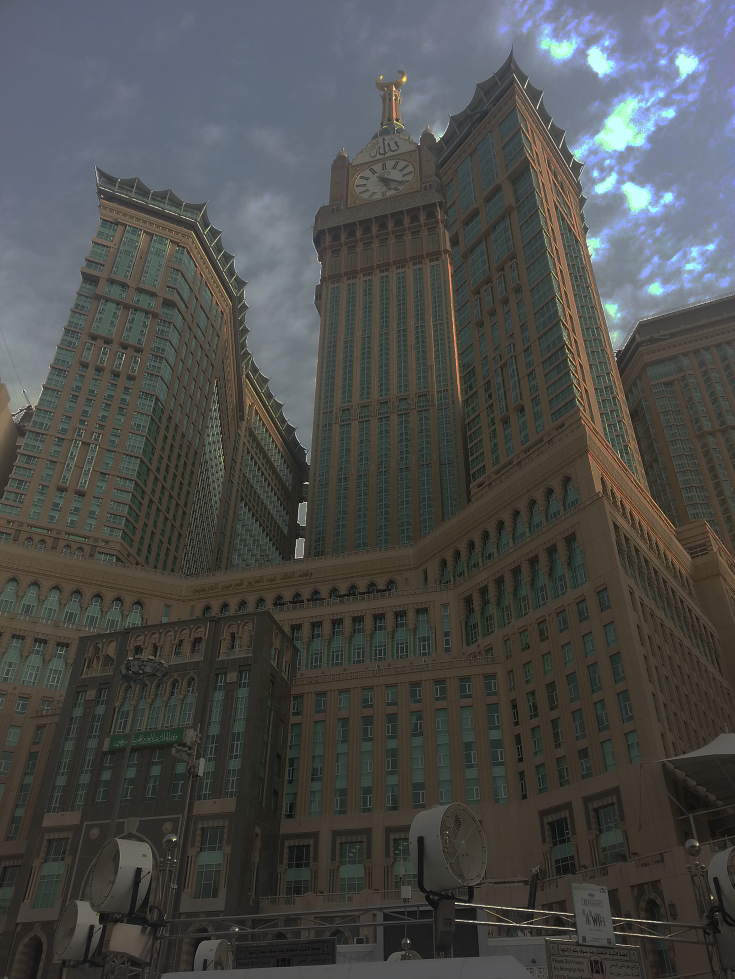
#> input picture projects/09_image_processing/images_input/(4).png, 1469 x 1958 px (shown at 1/2 size)
$ python test1.py
#> lines starting #> are read from the running program, lines starting #| are printed output that depends on the picture
from PIL import Image
from PIL import ImageEnhance
import matplotlib.pyplot as plt

# # load input data
file_path = 'images_input/(4).png'
img = Image.open(file_path)
#> img is the input picture: PIL image 1469x1958 RGB; mean R, G, B 75.1, 75.9, 74

# method 1
img_resized = img.resize([img.width//2, img.height//2])
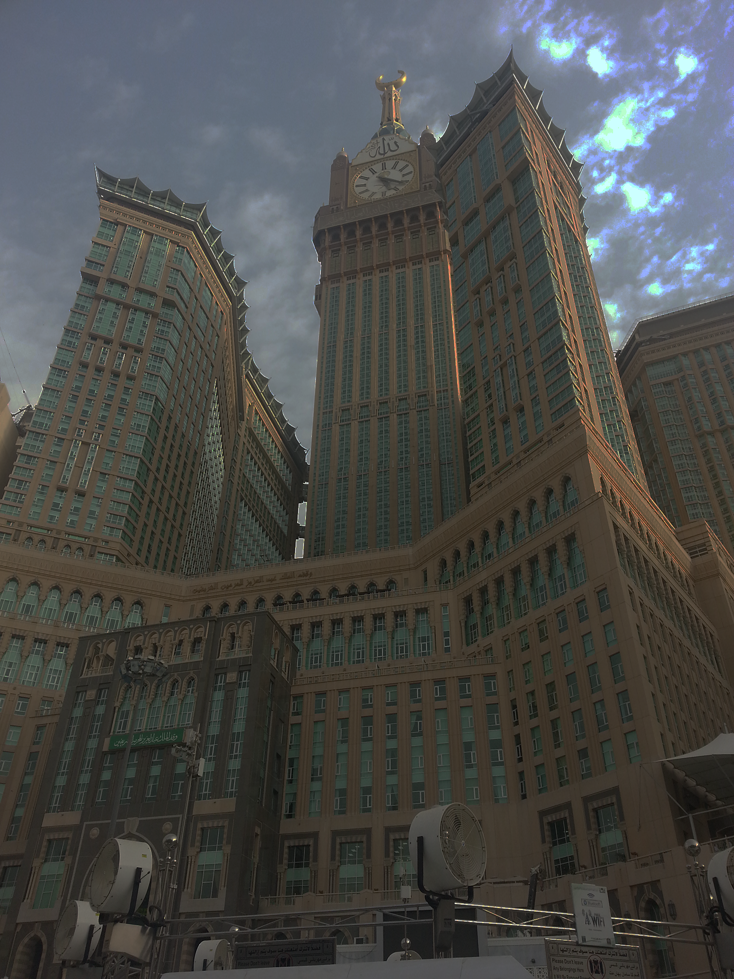
#> img_resized: PIL image 734x979 RGB; mean R, G, B 75.1, 75.9, 74
# method 2
img_resized = img.reduce(2)
#> img_resized: PIL image 735x979 RGB

# Enhance Brightness
curr_bri = ImageEnhance.Brightness(img_resized)
img_brightened = curr_bri.enhance(1.5)
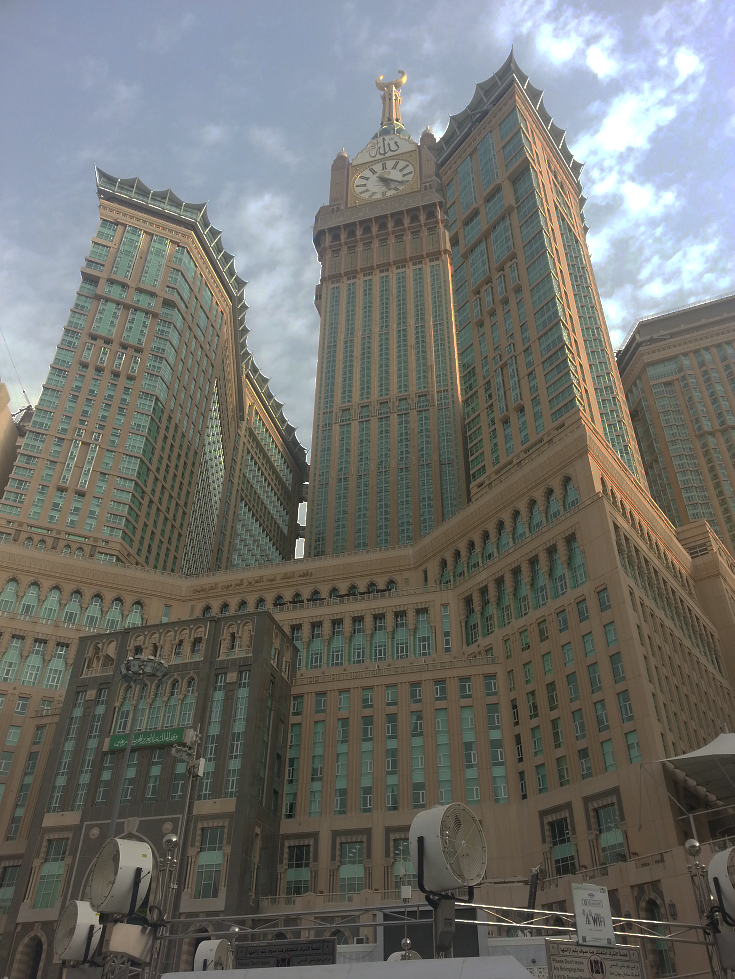
#> img_brightened: PIL image 735x979 RGB; mean R, G, B 112.4, 112.9, 108.8

# Enhance Contrast
curr_con = ImageEnhance.Contrast(img_brightened)
img_contrasted = curr_con.enhance(1.5)
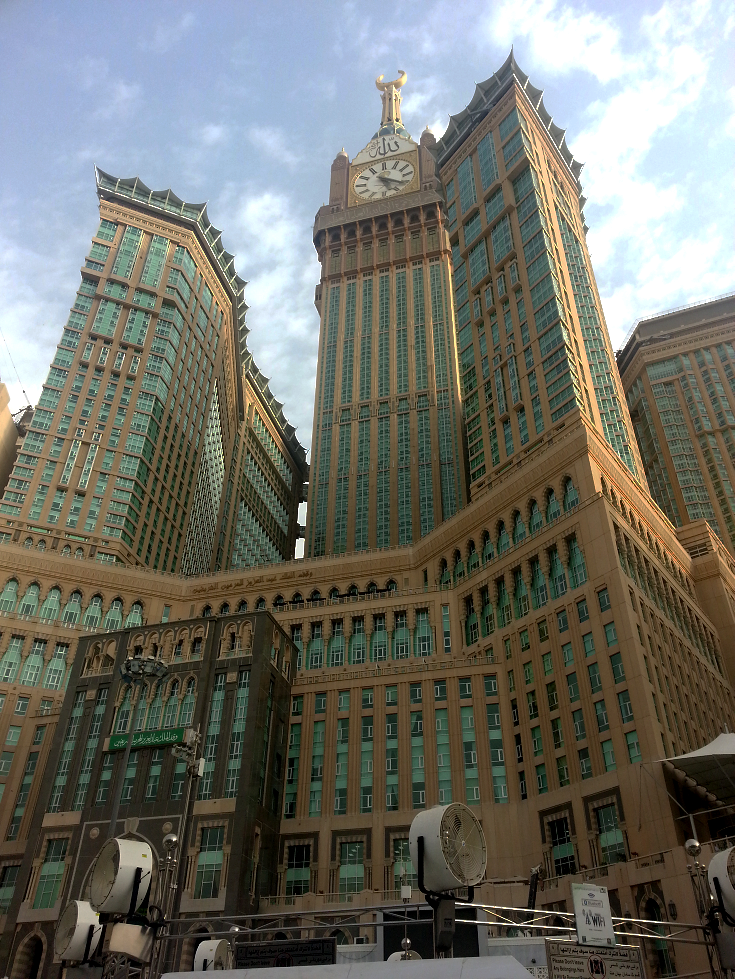
#> img_contrasted: PIL image 735x979 RGB; mean R, G, B 111.3, 111.4, 103

# Enhance Color Level
curr_col = ImageEnhance.Color(img_contrasted)
img_colored = curr_col.enhance(2.0)
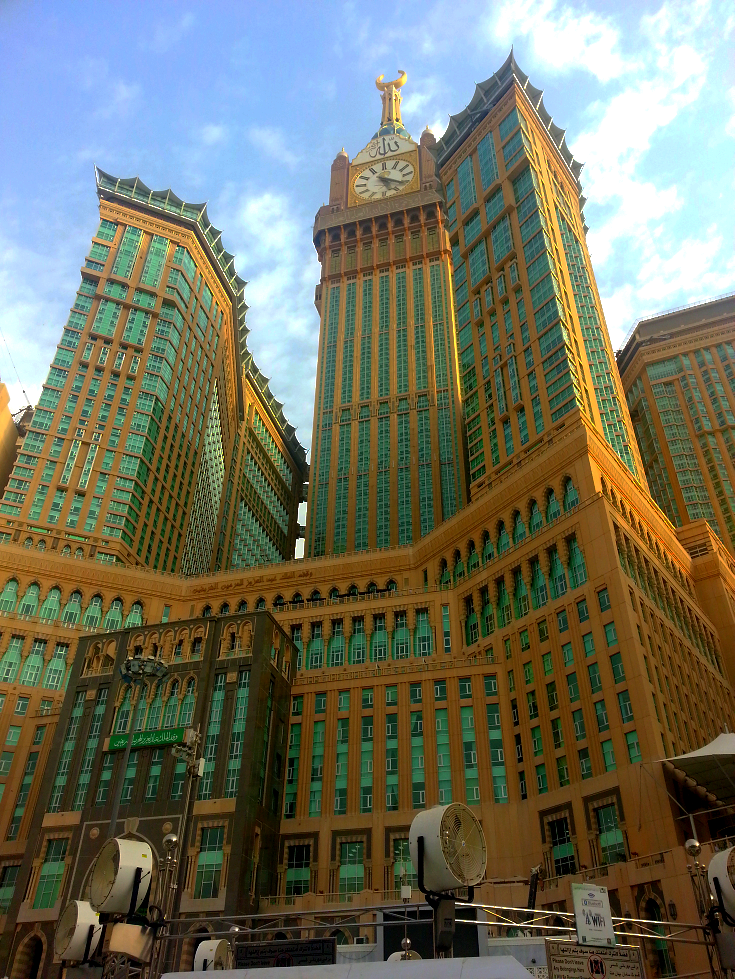
#> img_colored: PIL image 735x979 RGB; mean R, G, B 111.8, 112.2, 94.5


plt.suptitle('Image Enhancement')
plt.subplot(2,2,1)
plt.imshow(img_resized)
plt.axis('off')
plt.title('Input Image')

plt.subplot(2,2,2)
plt.imshow(img_brightened)
plt.axis('off')
plt.title('Brightness')

plt.subplot(2,2,3)
plt.imshow(img_contrasted)
plt.axis('off')
plt.title('Brightness + Contrast')

plt.subplot(2,2,4)
plt.imshow(img_colored)
plt.axis('off')
plt.title('Brightness + Contrast + Color')

plt.show()

plt.figure()
plt.suptitle('Image Enhancement')
plt.subplot(1,2,1)
plt.imshow(img_resized)
plt.axis('off')
plt.title('Input Image')

plt.subplot(1,2,2)
plt.imshow(img_colored)
plt.axis('off')
plt.title('Brightness + Contrast + Color')

# [4 lines of commented-out code are left out]

$ run again, with projects/09_image_processing/images_input/(1).png copied over projects/09_image_processing/images_input/(4).png
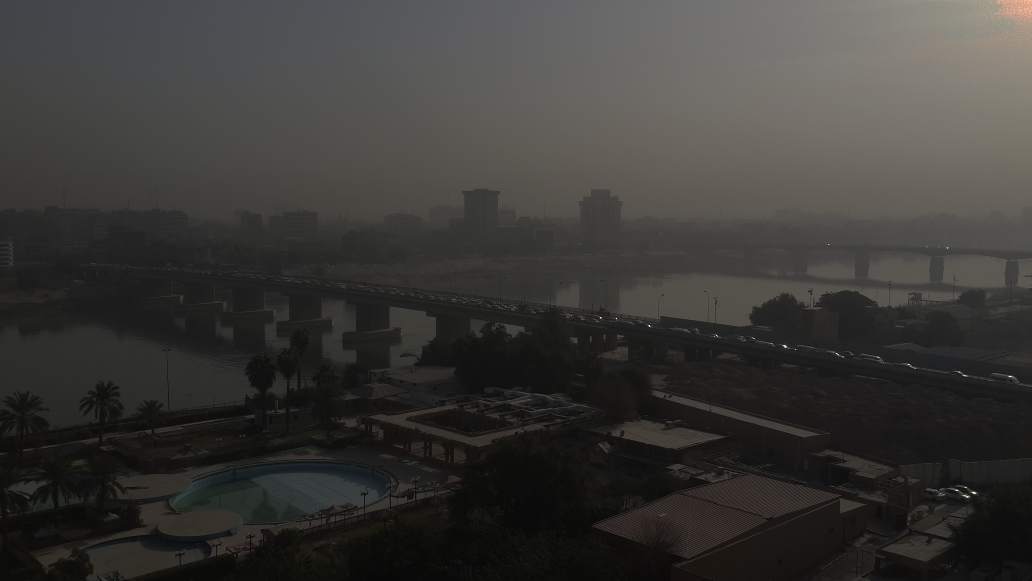
#> input picture projects/09_image_processing/images_input/(1).png, 2064 x 1161 px (shown at 1/2 size)
#> img is the input picture: PIL image 2064x1161 RGBA; mean R, G, B, A 58.4, 57.1, 54.7, 255
#> `img_brightened = curr_bri.enhance(1.5)`:
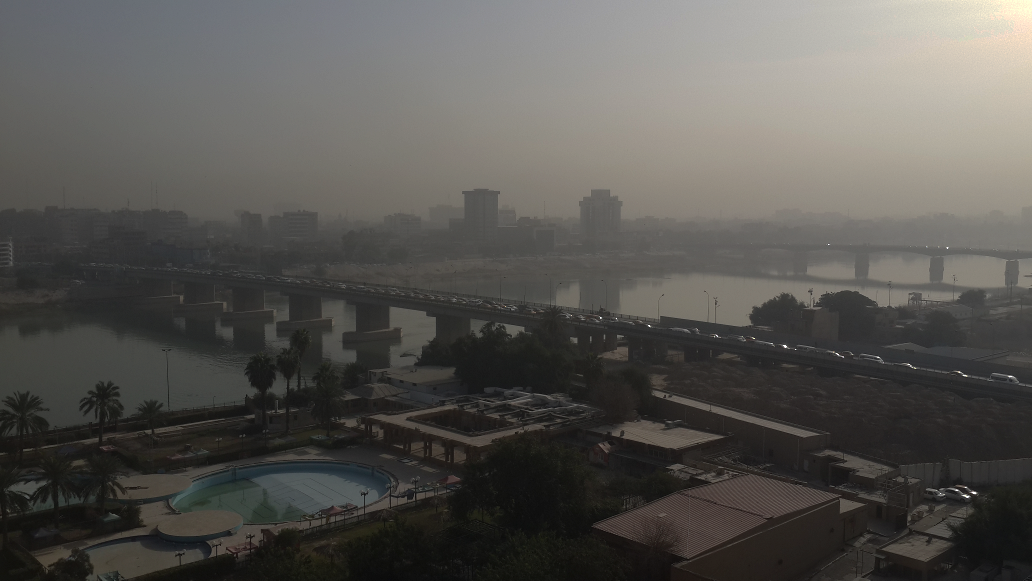
#> img_brightened: PIL image 1032x581 RGBA; mean R, G, B, A 87.4, 85.6, 81.9, 255
#> `plt.show()`:
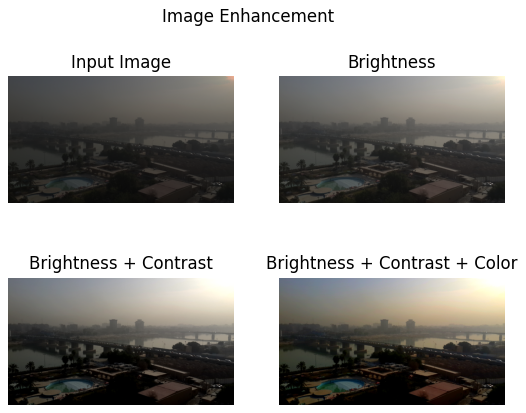
#> figure drawn by matplotlib, 4 panels

$ run again, with projects/09_image_processing/images_input/(2).png copied over projects/09_image_processing/images_input/(4).png
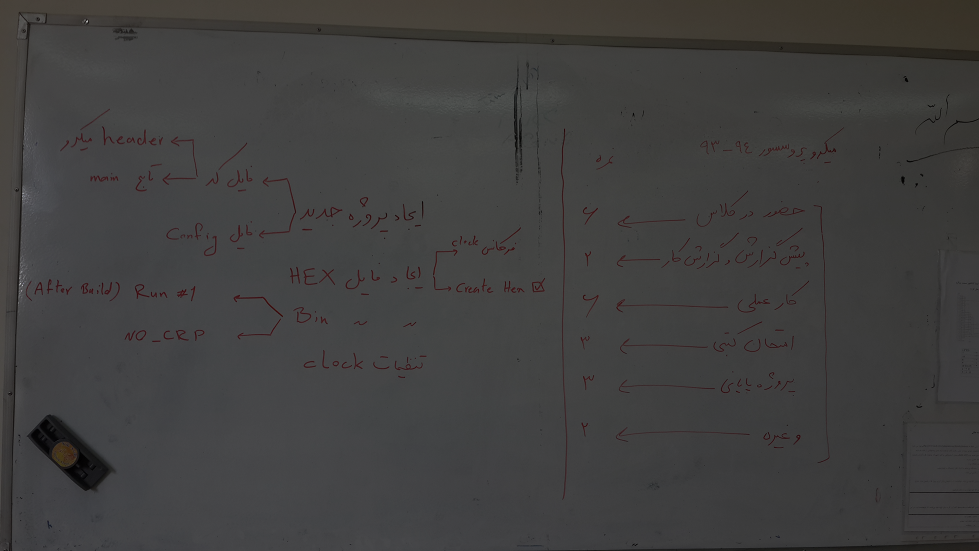
#> input picture projects/09_image_processing/images_input/(2).png, 1958 x 1102 px (shown at 1/2 size)
#> img is the input picture: PIL image 1958x1102 RGB; mean R, G, B 64.2, 63.7, 63.2
#> `img_colored = curr_col.enhance(2.0)`:
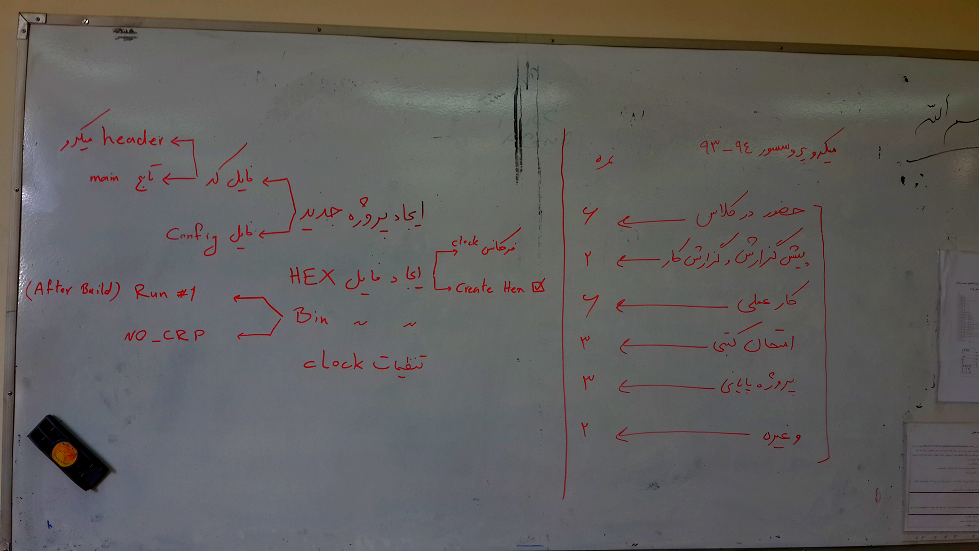
#> img_colored: PIL image 979x551 RGB; mean R, G, B 97.2, 94.7, 92.5
#> `plt.show()`:
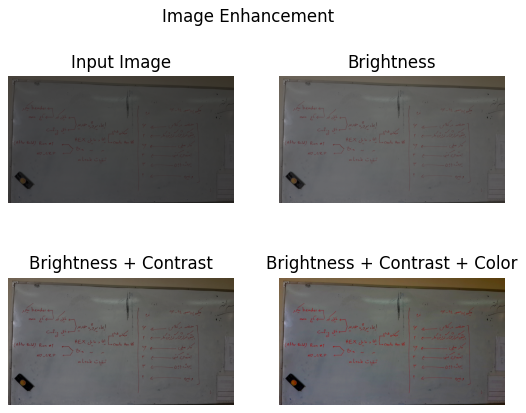
#> figure drawn by matplotlib, 4 panels

$ run again, with projects/09_image_processing/images_input/(3).png copied over projects/09_image_processing/images_input/(4).png
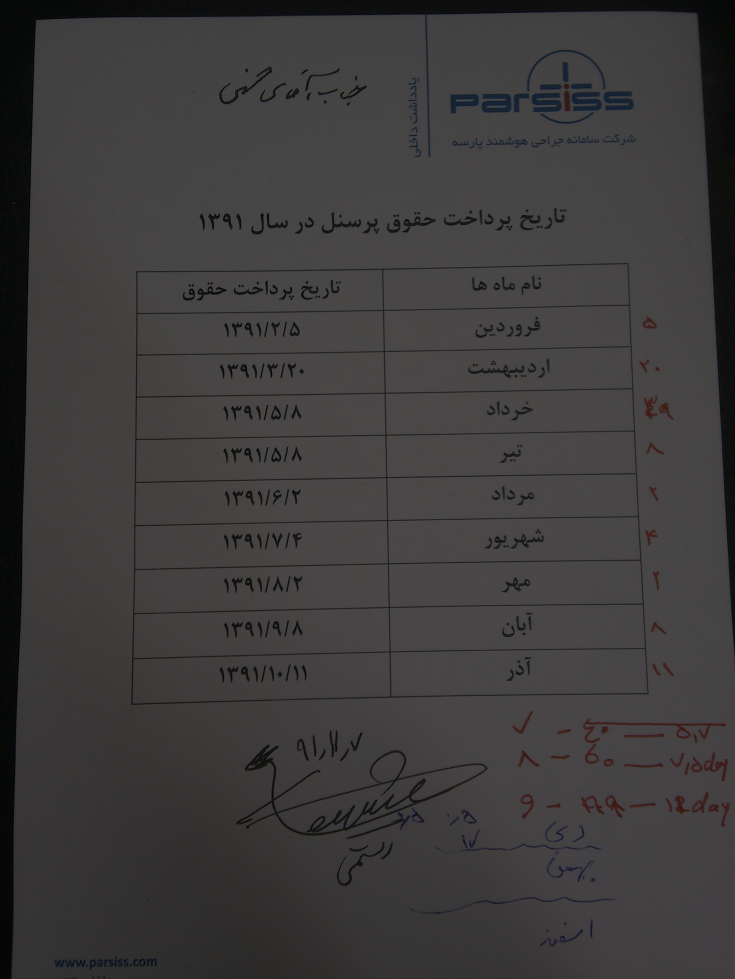
#> input picture projects/09_image_processing/images_input/(3).png, 1469 x 1958 px (shown at 1/2 size)
#> img is the input picture: PIL image 1469x1958 RGB; mean R, G, B 61.5, 59.6, 59.7
#> `img_colored = curr_col.enhance(2.0)`:
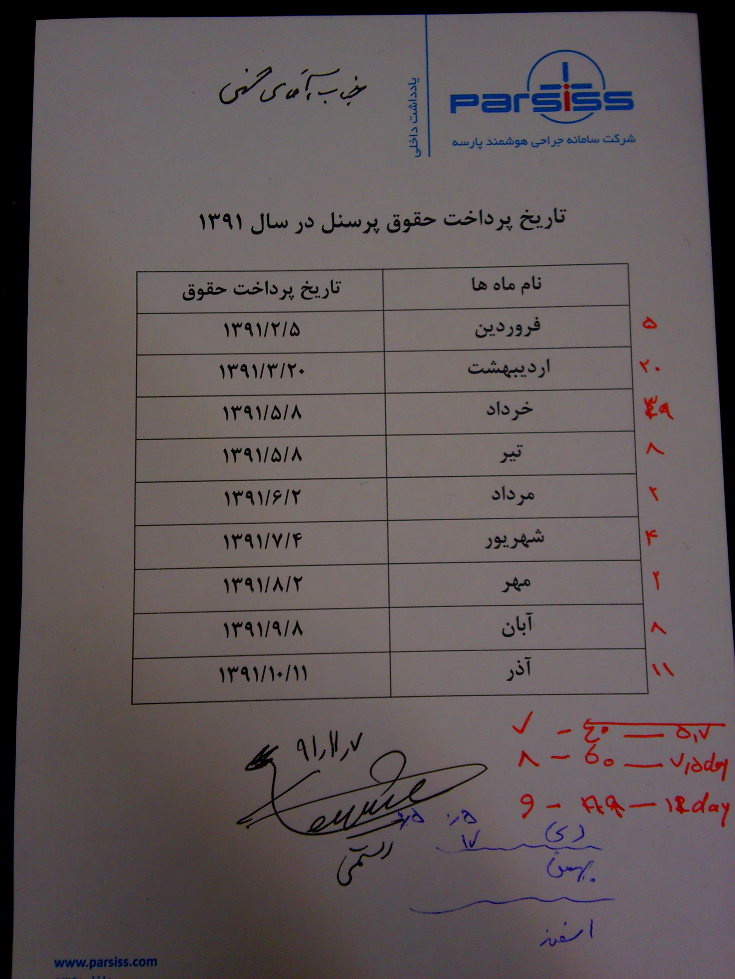
#> img_colored: PIL image 735x979 RGB; mean R, G, B 97.5, 88.8, 89.5
#> `plt.show()`:
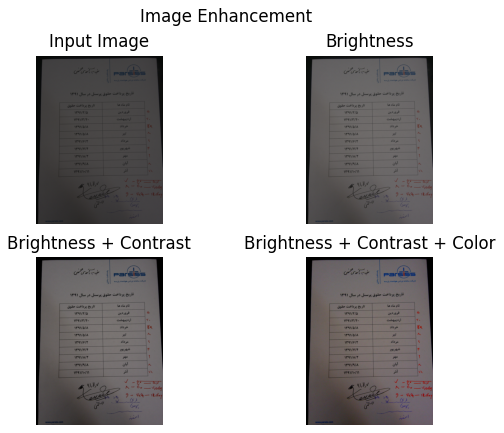
#> figure drawn by matplotlib, 4 panels
